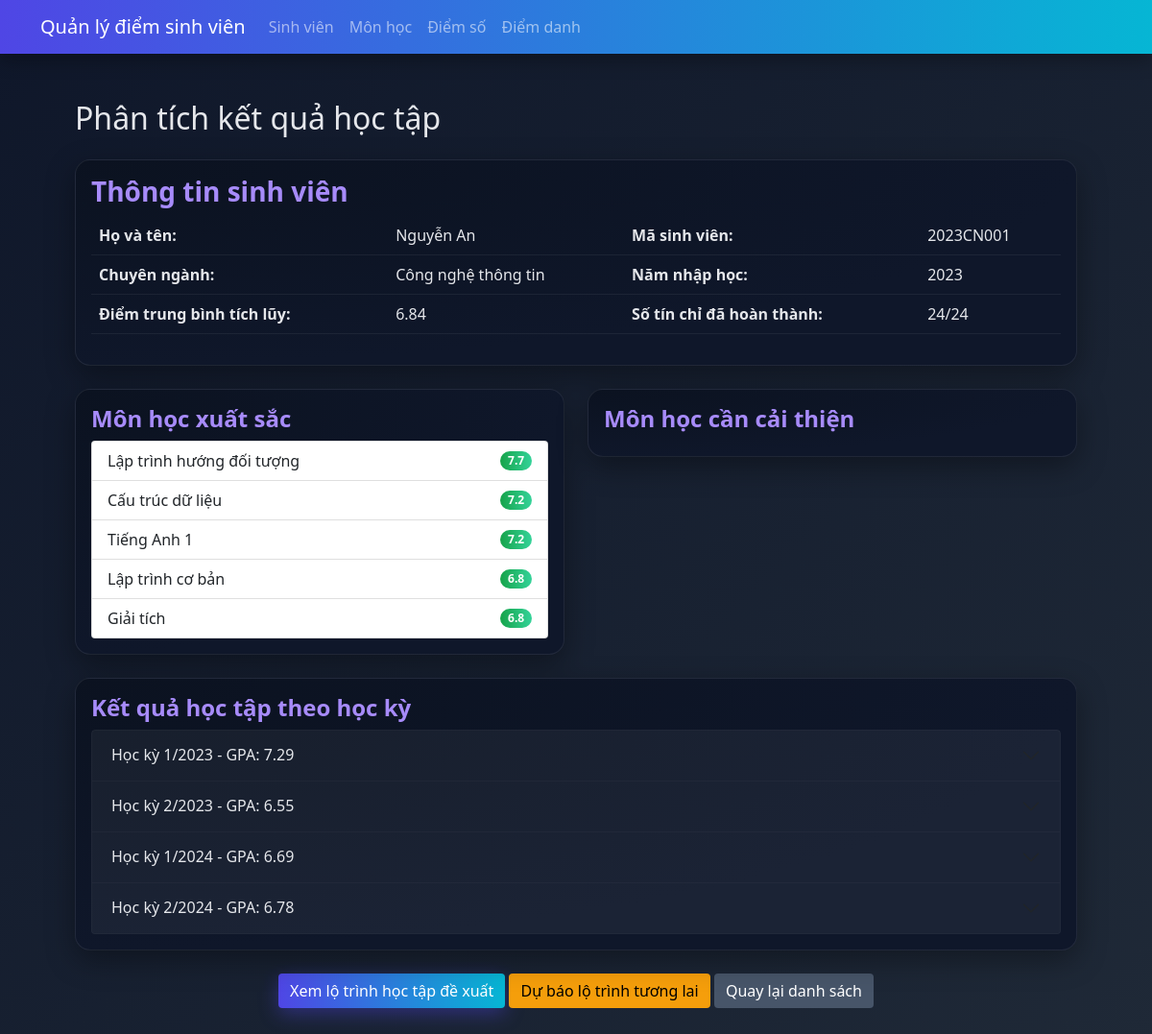
The app's page /students/2023CN001/analysis with its own data.
### src/models.py (models this page shows, shortened)
class Student(Base):
    __tablename__ = 'students'
    id = Column(Integer, primary_key=True)
    student_id = Column(String(10), unique=True, nullable=False)
    first_name = Column(String(50), nullable=False)  # Tên
    last_name = Column(String(50), nullable=False)   # Họ và tên đệm
    email = Column(String(100), unique=True)
    phone = Column(String(15))
    address = Column(String(200))
    class_name = Column(String(20), nullable=False)
    major = Column(String(100), nullable=False)  # Chuyên ngành
    entry_year = Column(Integer, nullable=False)  # Năm nhập học
    grades = relationship("Grade", back_populates="student")
    attendances = relationship("Attendance", back_populates="student")
    @property
    def name(self):
        return f"{self.last_name} {self.first_name}"
    @property
    def gpa(self):
        if not self.grades:
            return 0.0
        total_credits = 0
        weighted_sum = 0
        for grade in self.grades:
            if grade.average_grade is not None and grade.course.credits:
                weighted_sum += grade.average_grade * grade.course.credits
                total_credits += grade.course.credits
        return weighted_sum / total_credits if total_credits > 0 else 0.0

class Course(Base):
    __tablename__ = 'courses'
    id = Column(Integer, primary_key=True)
    course_code = Column(String(20), unique=True, nullable=False)
    course_name = Column(String(100), nullable=False)
    description = Column(String(500))  # Mô tả môn học
    credits = Column(Integer, nullable=False)
    mandatory = Column(Integer, default=0)  # 0: không bắt buộc, 1: bắt buộc
    attendances = relationship("Attendance", back_populates="course")
    prerequisites = relationship(
        'Course',
        secondary='prerequisites',
        primaryjoin='Course.id==prerequisites.c.prerequisite_id',
        secondaryjoin='Course.id==prerequisites.c.course_id',
        backref='dependent_courses'
    )
    is_mandatory = Column(Integer, default=1)  # 1: bắt buộc, 0: tự chọn
    major = Column(String(100), nullable=False)  # Chuyên ngành
    grades = relationship("Grade", back_populates="course")

### src/app.py (the view, shortened to what this page needs)
@app.route('/students/<student_id>/analysis')
def student_analysis(student_id):
    analysis = grade_manager.analyze_student_performance(student_id)
    if not analysis:
        flash('Không tìm thấy thông tin sinh viên!', 'error')
        return redirect(url_for('list_students'))
    return render_template(
        'students/analysis.html',
        analysis=analysis
    )

### src/models.py (called while the page is built, shortened)
    @property
    def attendance_grade(self):
        attendance_stats = self.get_attendance_stats()
        if not attendance_stats or attendance_stats['total_sessions'] == 0:
            return 0

    def get_attendance_stats(self):
        from sqlalchemy import and_
        attendances = self.student.attendances
        course_attendances = [a for a in attendances if a.course_id == self.course_id]
        total = len(course_attendances)
        if total == 0:
            return None

    @property
    def average_grade(self):
        if self.midterm_grade is not None and self.final_grade is not None:
            attendance = self.attendance_grade
            return 0.1 * attendance + 0.3 * self.midterm_grade + 0.6 * self.final_grade
        return None

    @property
    def grade_status(self):
        if self.average_grade is None:
            return "Chưa có điểm"
        elif self.average_grade >= 5.0:
            return "Đạt"
        else:
            return "Không đạt"

### src/templates/students/analysis.html (shortened to what this page needs)
{% extends "home.html" %}
{% block content %}
<div class="container">
    <h2 class="mb-4">Phân tích kết quả học tập</h2>
    <div class="card mb-4">
        <div class="card-body">
            <h3 class="card-title">Thông tin sinh viên</h3>
            <table class="table">
                <tr>
                    <th>Họ và tên:</th>
                    <td>{{ analysis.student_info.name }}</td>
                    <th>Mã sinh viên:</th>
                    <td>{{ analysis.student_info.student_id }}</td>
                </tr>
                <tr>
                    <th>Chuyên ngành:</th>
                    <td>{{ analysis.student_info.major }}</td>
                    <th>Năm nhập học:</th>
                    <td>{{ analysis.student_info.enrollment_year }}</td>
                </tr>
                <tr>
                    <th>Điểm trung bình tích lũy:</th>
                    <td>{{ "%.2f"|format(analysis.student_info.gpa) }}</td>
                    <th>Số tín chỉ đã hoàn thành:</th>
                    <td>{{ analysis.credits_completed }}/{{ analysis.credits_completed + analysis.credits_remaining }}</td>
                </tr>
            </table>
        </div>
    </div>
    <div class="row">
        <div class="col-md-6">
            <div class="card mb-4">
                <div class="card-body">
                    <h4 class="card-title">Môn học xuất sắc</h4>
                    <ul class="list-group">
                    {% for course in analysis.best_courses %}
                        <li class="list-group-item d-flex justify-content-between align-items-center">
                            {{ course.course }}
                            <span class="badge bg-success rounded-pill">{{ "%.1f"|format(course.grade) }}</span>
                        </li>
                    {% endfor %}
                    </ul>
                </div>
            </div>
        </div>
        <div class="col-md-6">
            <div class="card mb-4">
                <div class="card-body">
                    <h4 class="card-title">Môn học cần cải thiện</h4>
                </div>
            </div>
        </div>
    </div>
    <div class="card mb-4">
        <div class="card-body">
            <h4 class="card-title">Kết quả học tập theo học kỳ</h4>
            <div class="accordion" id="semesterAccordion">
            {% for semester, data in analysis.performance_by_semester.items() %}
                <div class="accordion-item">
                    <h2 class="accordion-header">
                        <button class="accordion-button collapsed" type="button" data-bs-toggle="collapse" data-bs-target="#semester{{ loop.index }}">
                            Học kỳ {{ semester }} - GPA: {{ "%.2f"|format(data.average) }}
                        </button>
                    </h2>
                </div>
            {% endfor %}
            </div>
        </div>
    </div>
    <div class="text-center mb-4">
        <a href="{{ url_for('student_roadmap', student_id=analysis.student_info.student_id) }}" class="btn btn-primary">Xem lộ trình học tập đề xuất</a>
        <a href="{{ url_for('student_forecast', student_id=analysis.student_info.student_id) }}" class="btn btn-warning">Dự báo lộ trình tương lai</a>
        <a href="{{ url_for('list_students') }}" class="btn btn-secondary">Quay lại danh sách</a>
    </div>
</div>
{% endblock %}

### src/static/css/style.css (style rules this page uses)
:root { --primary: #4f46e5; --secondary: #06b6d4; --success: #16a34a; --warning: #f59e0b; --danger: #ef4444; --info: #0ea5e9; --bg: #0f172a; --card: #111827; --text: #e5e7eb; --muted: #94a3b8; --accent1: #a78bfa; --accent2: #34d399; --accent3: #f472b6; }
body { background: linear-gradient(135deg, #0f172a, #1f2937) fixed; color: var(--text); }
.card { background: radial-gradient(100% 100% at 0% 0%, #0b1220 0%, #0f172a 100%); border: 1px solid rgba(255,255,255,0.08); box-shadow: 0 10px 30px rgba(0,0,0,0.35); border-radius: 16px; color: var(--text); }
.card-title { color: var(--accent1); font-weight: 700; }
.table { color: var(--text); }
.table tbody tr { border-color: rgba(255,255,255,0.06); }
.btn-primary { background: linear-gradient(90deg, var(--primary), var(--secondary)); border: none; box-shadow: 0 6px 20px rgba(79,70,229,0.4); }
.btn-warning { background-color: var(--warning); border: none; }
.btn-secondary { background-color: #475569; border: none; }
.badge.bg-success { background: linear-gradient(90deg, var(--success), var(--accent2)) !important; }
.accordion-button { color: var(--text); background: rgba(255,255,255,0.05); }
.accordion-item { background: transparent; border-color: rgba(255,255,255,0.08); }
a, .nav-link { color: #e2e8f0; }

### records on screen
Student: student_info.student_id "2023CN001", student_info.major "Công nghệ thông tin", student_info.enrollment_year "2023"
Course: course "Lập trình hướng đối tượng", grade "7.7"
Course: course "Cấu trúc dữ liệu", grade "7.2"
Course: course "Tiếng Anh 1", grade "7.2"
Course: course "Lập trình cơ bản", grade "6.8"
Course: course "Giải tích", grade "6.8"

### other values on screen
{{ analysis.student_info.name }} "Nguyễn An"
{{ "%.2f"|format(analysis.student_info.gpa) }} "6.84"
{{ analysis.credits_completed }} "24"
{{ analysis.credits_completed + analysis.credits_remaining }} "24"
{{ semester }} "1/2023" "2/2023" "1/2024" "2/2024"
{{ "%.2f"|format(data.average) }} "7.29" "6.55" "6.69" "6.78"
